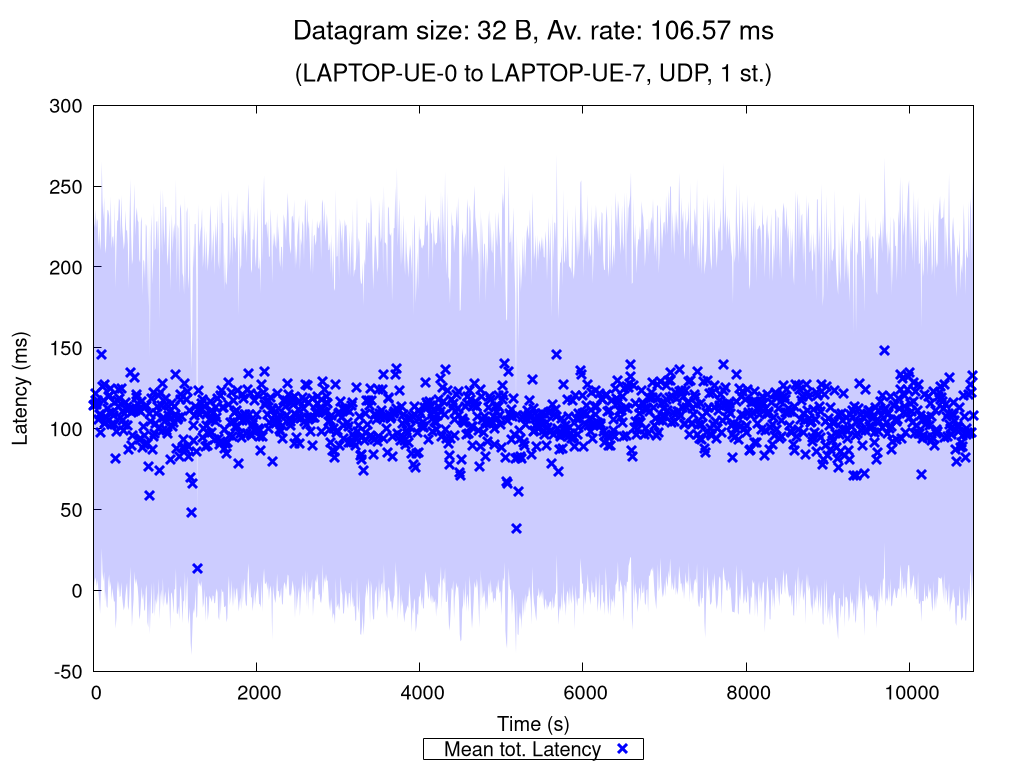

Here is the gnuplot script that generated this plot:
set terminal pngcairo nocrop enhanced size 1024,768 font "Verdana,15"
set output "UDP_1_st_2020_11_10_15-25-52_one2two_00032B.png"

set title "{/=20 Datagram size: 32 B, Av. rate: 106.57 ms}\n\n{/=18 (LAPTOP-UE-0 to LAPTOP-UE-7, UDP, 1 st.)}"

set xlabel "Time (s)"
set ylabel "Latency (ms)"
set ytics nomirror
set key bmargin center horizontal box samplen 1 width -1
set bmargin 4.6
set rmargin 4.5

rf = 1.0  # rate factor
set style fill transparent solid 0.2 noborder
set autoscale xfix
plot "UDP_1_st_2020_11_10_15-25-52_one2two_00032B_iperf_processed.dat" using 1:($2/rf-$3/rf):($2/rf+$3/rf) with filledcurves lc rgb "blue" notitle, \
     "" using 1:($2/rf) with points pt 2 ps 1.5 lw 3 lc rgb "blue" title "Mean tot. Latency", \
